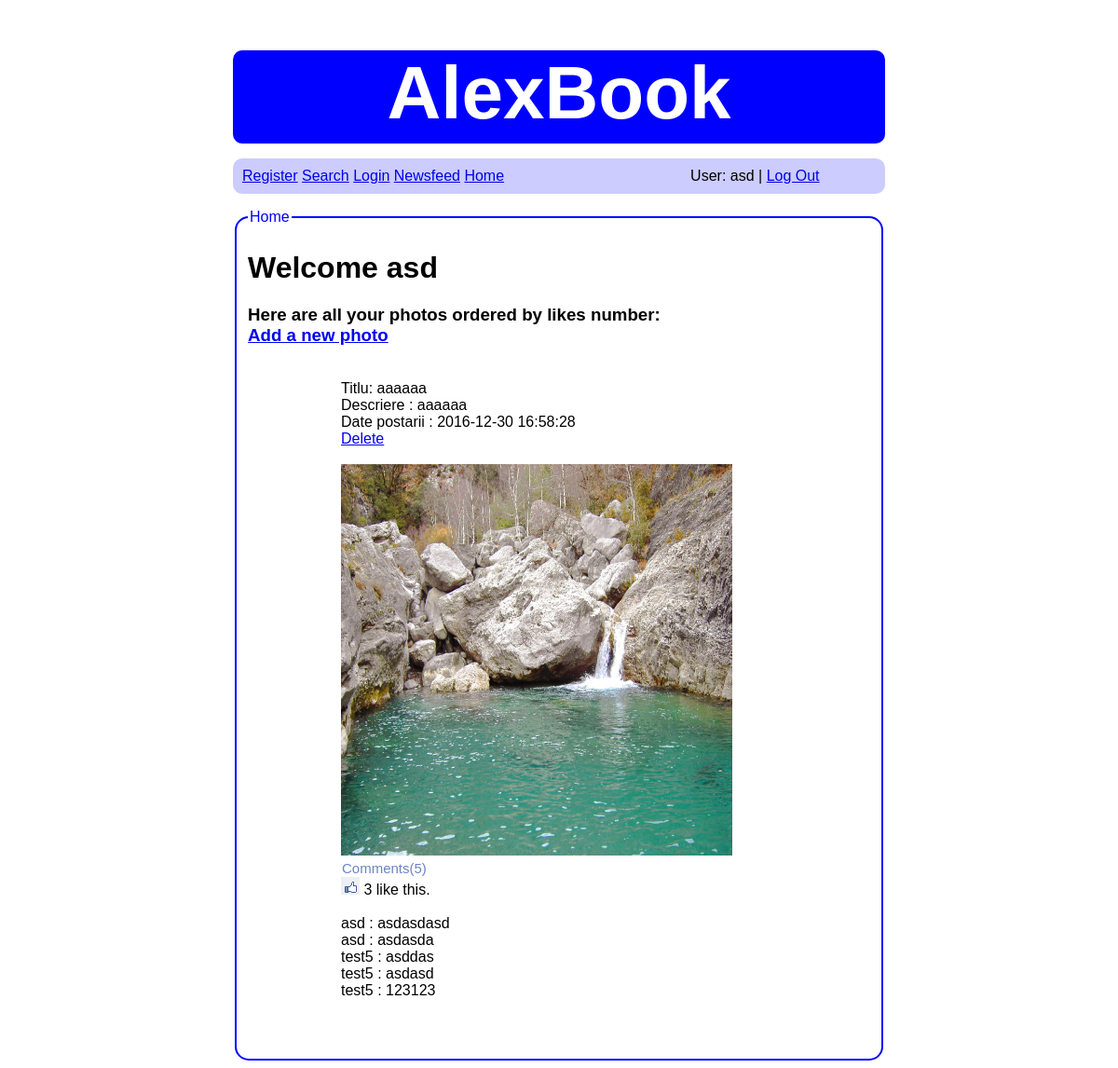
/AlexBook/private.php (signed in), run on the app's committed database.
### tables this page shows
CREATE TABLE `post` (
  `postid` int(11) NOT NULL,
  `image` varchar(200) NOT NULL,
  `title` varchar(25) DEFAULT NULL,
  `description` varchar(50) DEFAULT NULL,
  `postdate` datetime NOT NULL DEFAULT CURRENT_TIMESTAMP,
  `userid` int(11) NOT NULL
);

CREATE TABLE `comment` (
  `commentid` int(11) NOT NULL,
  `text` varchar(100) NOT NULL,
  `postid` int(11) NOT NULL,
  `userid` int(11) NOT NULL
);

CREATE TABLE `users` (
  `userid` int(11) NOT NULL,
  `user` varchar(25) NOT NULL,
  `password` varchar(25) NOT NULL
);

### AlexBook/private.php (the view, shortened to what this page needs)
<?php
	require_once 'dbpdo.php';
	include 'db.php';
	include "src/header.php";
	include "src/mainmenu.php";
	?>
<div id="container">
<fieldset>
	<legend>Home</legend>
	<?php
echo '<h1 class = "h2"> Welcome ' . $_SESSION['user'] . '</h1>';
?>
<html>
<body>
	<div class="page-header">
    	<h3>Here are all your photos ordered by likes number: <br>
    	<a class="btn btn-default" href="addnew.php">
    	Add a new photo </a></h3>
    </div>
<br />
	<?php
		$stmt = $DB_con->prepare('SELECT u.userid, p.postid, p.image, p.title, p.description, p.postdate, u.user, count(l.liekid)
									FROM post p
									inner join users u on u.userid = p.userid
									left join liketable l on l.postid = p.postid
									where u.userid = :userid
									group by p.postid
									order by COUNT(l.liekid) desc , p.postdate desc');
		$stmt->bindParam(':userid',$_SESSION['userid']);
		$stmt->execute();
		if($stmt->rowCount() > 0)
		{
			while($row=$stmt->fetch(PDO::FETCH_ASSOC))
			{
					extract($row);
	?>
					<div style="margin-left: 100px">
					<?php echo "Titlu: " . $title; ?><br>
					<?php echo "Descriere : " .$description; ?><br>
					<?php echo "Date postarii : " .$postdate; ?>
					<a class="btn btn-danger" href="?delete_id=<?php echo $row['postid']; ?>" title="click for delete" onclick="return confirm('sure to delete ?')"><span class="glyphicon glyphicon-remove-circle"><br></span> Delete</a>
					</div>
				<br>
					<img style="margin-left: 100px;" src="user_images/<?php echo $row['image']; ?>" class="img-rounded" width="420px" height="420px" />
				<br>
			<?php
			 		$que_comment=mysql_query("select * from comment where postid =$postid order by commentid", $link);
					$count_comment=mysql_num_rows($que_comment);
					$que_like=mysql_query("select * from liketable where postid=$postid");
					$count_like=mysql_num_rows($que_like);
		 	?>
						<input  type="button" value="Comments(<?php echo $count_comment; ?>)" style=" margin-left: 95px; background:#FFFFFF; border:#FFFFFF;font-size:15px; color:#6D84C4;"  id="comment<?php echo $postid; ?>">
					<br>
						<img src="img/like.PNG", style="margin-left: 100px;">
						<span bgcolor="#EDEFF4" style= "width: 50px;"><?php echo $count_like; ?>
						</span> like this.
					<br><br>
			<?php
				while($comment_data=mysql_fetch_array($que_comment))
				{
					$comment_user_id=$comment_data[3];
					$que_user_info1=mysql_query("select * from users where userid=$comment_user_id");
					$fetch_user_info1=mysql_fetch_array($que_user_info1);
					$user_name1=$fetch_user_info1[1];
					$clen=strlen($comment_data[1]);
					if($clen>0 && $clen<=60)
					{
						$cline1=substr($comment_data[1],0,60);
			?>
				<div style="margin-left:100px;">
				<?php echo $user_name1; ?> <span> : </span> <?php echo $cline1; ?><br>
				</div>
			<?php
					}
				}
			?>
			<br><br><br>
<?php
		}
	}
	else
	{
?>
	<span class="glyphicon glyphicon-info-sign"></span> &nbsp; No Photos Found ...
<?php
	}
?>
</div>
</body>
</html>

### AlexBook/css/styles.css (style rules this page uses)
body { font-family: Arial, sans-serif; overflow: scroll; }
fieldset { border-radius: 15px; border: 2px solid #00f; }
legend { color: #00f; }
#container { width: 700px; margin-left: auto; margin-right: auto; }

### data on the page
post: title "aaaaaa", description "aaaaaa", postdate "2016-12-30 16:58:28", image (picture), count_like "3"
comment: userid.user "asd", text "asdasdasd"
comment: userid.user "asd", text "asdasda"
comment: userid.user "test5", text "asddas"
comment: userid.user "test5", text "asdasd"
comment: userid.user "test5", text "123123"

### other printed values
$_SESSION['user'] "asd"
